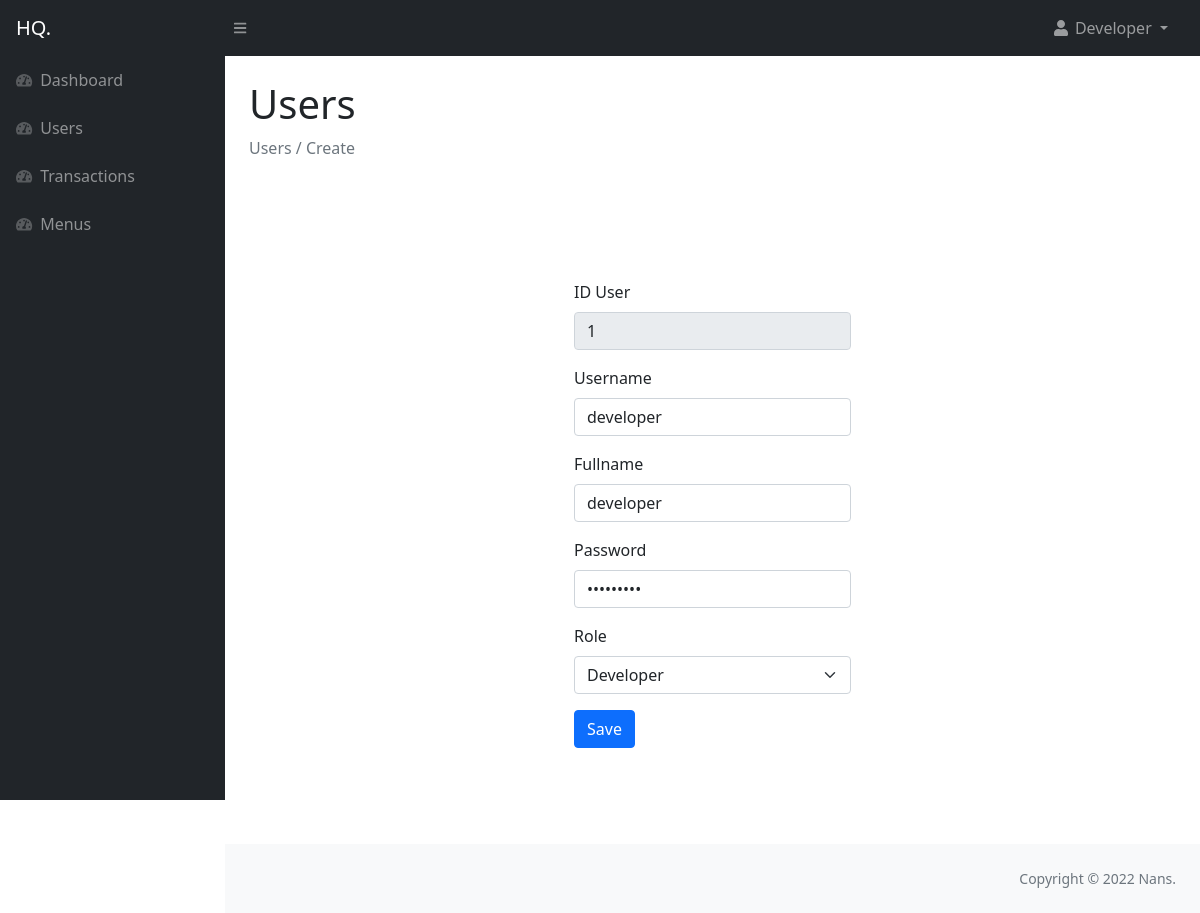
Page /layouts/dashboard/index.php?page=users/update&id=1 (signed in) on the committed database.
### tables this page shows
CREATE TABLE `users` (
  `user_id` int(11) NOT NULL,
  `username` varchar(12) NOT NULL,
  `fullname` varchar(255) NOT NULL,
  `password` varchar(255) NOT NULL,
  `role_id` int(2) NOT NULL
);

### layouts/dashboard/users/update.php (the view, shortened to what this page needs)
<?php
require '../../config/config.php';
if (isset($_GET['id'])) {
    $user_id = $_GET['id'];
    $users = mysqli_query($conn, "SELECT * FROM users WHERE user_id = '$user_id'");
    if (mysqli_num_rows($users) == 0) {
        echo '<div class="alert alert-warning">ID tidak ada dalam database.</div>';
        exit();
    } else {
        $user = mysqli_fetch_assoc($users);
    }
}
?>
<main>
    <div class="container-fluid px-4">
        <h1 class="mt-4">Users</h1>
        <ol class="breadcrumb mb-4">
            <li class="breadcrumb-item active">Users / Create</li>
        </ol>
        <div class="row gx-5 py-md-5 justify-content-center">
            <div class="col-md-4 py-md-4">
                <form class="form-container py-md-4" action="index.php?page=users/update&id=<?= $user_id; ?>" method="POST">
                    <div class="mb-3">
                        <label for="user_id" class="form-label">ID User</label>
                        <input type="text" name="user_id" class="form-control" id="username" value="<?= $user['user_id'] ?>" readonly>
                    </div>
                    <div class="mb-3">
                        <label for="username" class="form-label">Username</label>
                        <input type="text" name="username" class="form-control" id="username" value="<?= $user['username'] ?>" required>
                    </div>
                    <div class=" mb-3">
                        <label for="fullname" class="form-label">Fullname</label>
                        <input type="text" name="fullname" class="form-control" id="fullname" value="<?= $user['fullname'] ?>" required>
                    </div>
                    <div class="mb-3">
                        <label for="password" class="form-label">Password</label>
                        <input type="password" name="password" class="form-control" id="password" value="<?= $user['password'] ?>" required>
                    </div>
                    <div class="mb-3">
                        <label for="role_id" class="form-label">Role</label>
                        <select name="role_id" id="role_id" class="form-select" value="<?= $user['role_id']; ?>">
                            <option value="1">Developer</option>
                        </select>
                    </div>
                    <button type="submit" name="submit" class="btn btn-primary">
                        Save
                    </button>
                </form>
            </div>
        </div>
    </div>
</main>

### rows in the picture
users: user_id "1", username "developer", fullname "developer", role_id "Developer"

### other values in the picture
$_SESSION['username'] "Developer"
